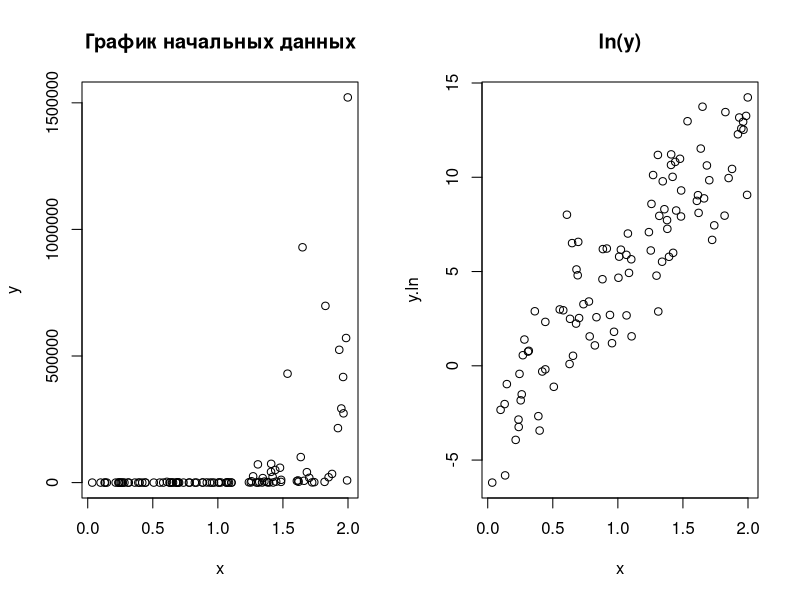
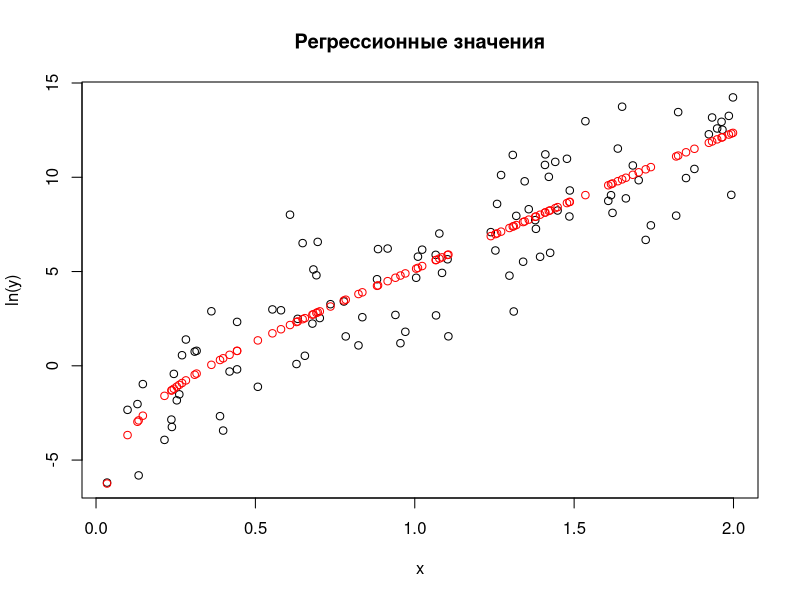
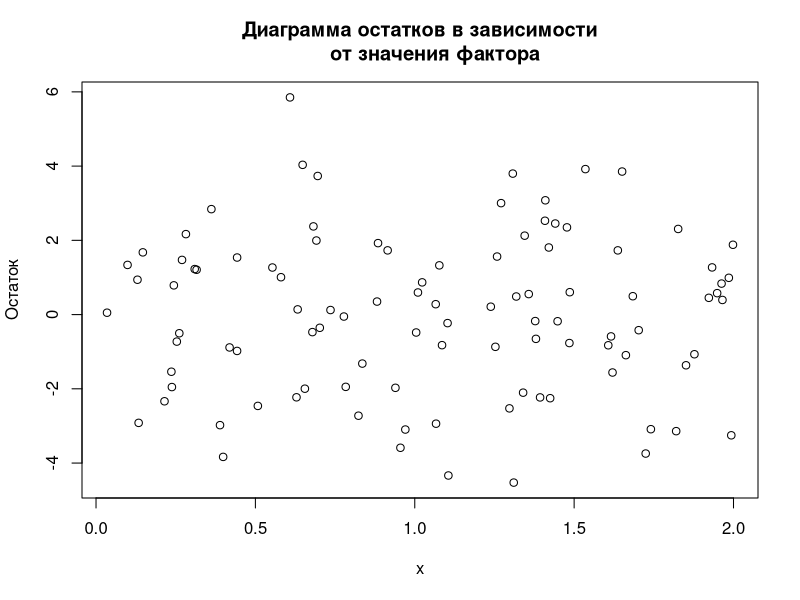

R code for these plots, in order:

# Лабораторная №9_1 -------------------------------------------------------

# выборки -----------------------------------------------------------------
n = 100
eps.sigma = 2
eps.a = 0
eps = rnorm(n, eps.a, eps.sigma)
a = 1
b1 = 2
b2 = 5
b3 = 0.1
b4 = 0.01
x = runif(n, 0, 2)
y = a*(x^b1)*exp(b2*x + b3*x^2 + b4*x^3)*exp(eps)
y.ln = log(y)
# график начальных данных
default_par = par()
par(mfrow = c(1, 2))
plot(y~x, main = "График начальных данных")
plot(y.ln~x, main = "ln(y)")
# модель линейной регрессии -----------------------------------------------

# матричным способом
mtcol.X = matrix(c(rep(1,n), log(x), x, x^2, x^3),nrow = n, ncol = 5)
mtcol.XT = t(mtcol.X)
mtcol.XTX = mtcol.XT %*% mtcol.X
mtcol.detXTX = det(mtcol.XTX)

mfit.coef = solve(mtcol.XTX) %*% mtcol.XT %*% log(y)
mfit = lm(y.ln ~ I(log(x)) + x + I(x^2) + I(x^3))

# график регрессии ----------
par(default_par)
plot(y.ln~x, ylab = "ln(y)", main = "Регрессионные значения")
points(predict(mfit)~x, col = "red", type='p')

# остатки
mfit.e.i = y.ln - predict(mfit)
plot(mfit.e.i~x, ylab="Остаток", main = "Диаграмма остатков в зависимости
     от значения фактора")
